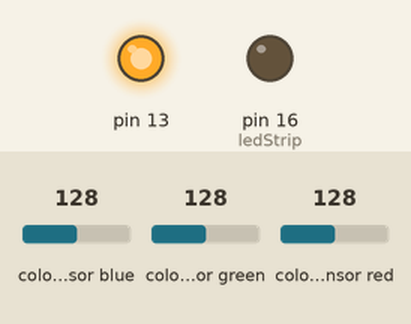
Bench run of a sketch on a simulated Arduino Mega 2560, built with avr-gcc and run on an emulated ATmega2560. Shown: output pins drawn as LEDs (lit = HIGH). Wiring (inferred from the names in the program): TCS3200 colour sensor: output pin 7; S2 pin 5; S3 pin 6; S0 pin 3; S1 pin 4. Inputs (shaded band) come from the test bench; at power-on: colour sensor blue 128, colour sensor green 128, colour sensor red 128. Pins used as bus, display or sensor lines are not drawn.

Above: at 0.1 s.
At 6.7 s:
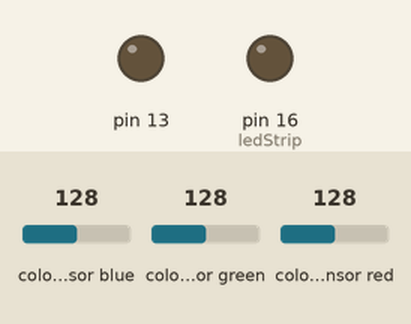
Timing chart, 0 to 8.2 s (numbered marks = the images above):
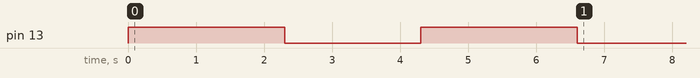

The sketch:

Interfaces.ino
```cpp
#define GIVE_INPUT     'a'  // the byte signalling that the computer wants input
#define ISSUE_COMMAND  'b'  // the byte signalling that the computer issues a command
#define S0 3
#define S1 4
#define S2 5
#define S3 6
#define sensorOut 7

#include <FastLED.h>

const int toggleSwitch1 = 23;
const int toggleSwitch2 = 22;
const int toggleSwitch3 = 21;
const int toggleSwitch4 = 20;
const int tempSensor = 19;
const int lightSensor = 18;
const int rotarySwitch = 17;
const int ledStrip = 16;

//Output from the sensor:
int redFrequency = 0;
int greenFrequency = 0;
int blueFrequency = 0;

//Formatted color values:
int redColor = 0;
int greenColor = 0;
int blueColor = 0;

//Values used for calibration
int redMin;
int redMax;
int greenMin;
int greenMax;
int blueMin;
int blueMax;

int color = 0;

void setup() {
  Serial.begin(115200);
  pinMode(toggleSwitch1, INPUT_PULLUP);
  pinMode(toggleSwitch2, INPUT_PULLUP);
  pinMode(toggleSwitch3, INPUT_PULLUP);
  pinMode(toggleSwitch4, INPUT_PULLUP);
  pinMode(tempSensor, INPUT);
  pinMode(lightSensor, INPUT);
  pinMode(rotarySwitch, INPUT);
  pinMode(ledStrip, OUTPUT);
  pinMode(S0, OUTPUT);
  pinMode(S1, OUTPUT);
  pinMode(S2, OUTPUT);
  pinMode(S3, OUTPUT);
  pinMode(13, OUTPUT);
  pinMode(sensorOut, INPUT);
  // Set frequency scaling to 20%:
  digitalWrite(S0, HIGH);
  digitalWrite(S1, LOW);
  calibrate();//calibrate sensor (look at serial monitor)
}

void loop() {
  readColor();//read sensor
  decideColor();//format color values
  if(Serial.available()) {
    char byteIn = Serial.read();
    if(byteIn == GIVE_INPUT){

      giveInput();
    }
  }


  // giveInput();
  //digitalWrite(ledStrip, HIGH);
  delay(20);

}

void giveInput(){
  String sOutput = "";

  // add value analog A9
  int ts1 = digitalRead(toggleSwitch1);
  sOutput = sOutput + ts1;

  // add value analog A8
  int ts2 = digitalRead(toggleSwitch2);
  sOutput = sOutput + ","+ ts2;

  // add value analog A7
  int ts3 = digitalRead(toggleSwitch3);
  sOutput = sOutput + ","+ ts3;

  // add value analog A6
  int ts4 = digitalRead(toggleSwitch4);
  sOutput = sOutput + ","+ ts4;

  // add value analog A5
  int tempS = analogRead(tempSensor);
  sOutput = sOutput + ","+ tempS;

  // add value analog A4
  int ls = analogRead(lightSensor);
  sOutput = sOutput + "," + ls;

  //add value analog A3
  int rs = analogRead(rotarySwitch);
  sOutput = sOutput + "," + rs;

  //add value Color Sensor
  int cs;
  switch (color) {
    //white
    case 1: cs = 1; break;
    //yellow
    case 2: cs = 2; break;
    //red
    case 3: cs = 3; break;
    //green
    case 4: cs = 4; break;
    //blue
    case 5: cs = 5; break;
    //unknown
    default: cs = 6; break;
  }
    analogRead(cs);
    sOutput = sOutput + "," + cs;
    Serial.println(sOutput);
}

void decideColor() {//format color values
  //Limit possible values:

  redColor = constrain(redColor, 0, 255);
  greenColor = constrain(greenColor, 0, 255);
  blueColor = constrain(blueColor, 0, 255);
  //find brightest color:

  int maxVal = max(redColor, blueColor);
  maxVal = max(maxVal, greenColor);
  //map new values
  redColor = map(redColor, 0, maxVal, 0, 255);
  greenColor = map(greenColor, 0, maxVal, 0, 255);
  blueColor = map(blueColor, 0, maxVal, 0, 255);
  redColor = constrain(redColor, 0, 255);
  greenColor = constrain(greenColor, 0, 255);
  blueColor = constrain(blueColor, 0, 255);
  //light led

  //decide which color is present (you may need to change some values here):
  if (redColor > 250 && greenColor > 250 && blueColor > 250) {
    color = 1;//white
  }
  else if (redColor > 200 &&  greenColor > 200 && blueColor < 100) {
    color = 2;//yellow
  }
  else if (redColor > 250 && greenColor < 200 && blueColor < 200) {
    color = 3;//red
  }
  else if (redColor < 200 && greenColor > 250 && blueColor < 200) {
    color = 4;//green
  }
  else if (redColor < 200 /*&& greenColor < 200*/ && blueColor > 250) {
    color = 5;//blue
  }
  else {
    color = 0;//unknown
  }
}
void calibrate() {

  digitalWrite(13, HIGH);
  delay(2000);
  digitalWrite(S2, LOW);
  digitalWrite(S3, LOW);
  redMin = pulseIn(sensorOut, LOW);
  delay(100);
  digitalWrite(S2, HIGH);
  digitalWrite(S3, HIGH);
  greenMin = pulseIn(sensorOut, LOW);
  delay(100);
  digitalWrite(S2, LOW);
  digitalWrite(S3, HIGH);
  blueMin = pulseIn(sensorOut, LOW);
  delay(100);
  digitalWrite(13, LOW);
  delay(2000);
  //set calibration values:
  digitalWrite(13, HIGH);
  delay(2000);
  digitalWrite(S2, LOW);
  digitalWrite(S3, LOW);
  redMax = pulseIn(sensorOut, LOW);
  delay(100);
  digitalWrite(S2, HIGH);
  digitalWrite(S3, HIGH);
  greenMax = pulseIn(sensorOut, LOW);
  delay(100);
  digitalWrite(S2, LOW);
  digitalWrite(S3, HIGH);
  blueMax = pulseIn(sensorOut, LOW);
  delay(100);
  digitalWrite(13, LOW);
}


void readColor() {//get data from sensor
  //red:
  digitalWrite(S2, LOW);
  digitalWrite(S3, LOW);
  redFrequency = pulseIn(sensorOut, LOW);
  redColor = map(redFrequency, redMin, redMax, 255, 0);
  delay(100);
  //green:
  digitalWrite(S2, HIGH);
  digitalWrite(S3, HIGH);
  greenFrequency = pulseIn(sensorOut, LOW);
  greenColor = map(greenFrequency, greenMin, greenMax, 255, 0);
  delay(100);
  //blue:
  digitalWrite(S2, LOW);
  digitalWrite(S3, HIGH);
  blueFrequency = pulseIn(sensorOut, LOW);
  blueColor = map(blueFrequency, blueMin, blueMax, 255, 0);
  delay(100);
}
```
